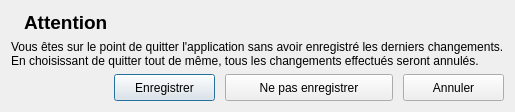
<?xml version="1.0" encoding="UTF-8"?>
<ui version="4.0">
 <class>ExitFormDialog</class>
 <widget class="QDialog" name="ExitFormDialog">
  <property name="geometry">
   <rect>
    <x>0</x>
    <y>0</y>
    <width>514</width>
    <height>151</height>
   </rect>
  </property>
  <property name="sizePolicy">
   <sizepolicy hsizetype="Fixed" vsizetype="Fixed">
    <horstretch>0</horstretch>
    <verstretch>0</verstretch>
   </sizepolicy>
  </property>
  <property name="windowTitle">
   <string>Dialog</string>
  </property>
  <property name="windowIcon">
   <iconset resource="images.qrc">
    <normaloff>:/warning</normaloff>:/warning</iconset>
  </property>
  <layout class="QGridLayout" name="gridLayout" rowstretch="10,30,1">
   <property name="sizeConstraint">
    <enum>QLayout::SetFixedSize</enum>
   </property>
   <item row="0" column="0">
    <widget class="QLabel" name="label">
     <property name="text">
      <string/>
     </property>
     <property name="pixmap">
      <pixmap resource="images.qrc">:/warning</pixmap>
     </property>
     <property name="scaledContents">
      <bool>true</bool>
     </property>
    </widget>
   </item>
   <item row="1" column="0" colspan="3">
    <widget class="QLabel" name="label_2">
     <property name="text">
      <string>Vous êtes sur le point de quitter l'application sans avoir enregistré les derniers changements.&lt;br/&gt;En choisissant de quitter tout de même, tous les changements effectués seront annulés.</string>
     </property>
    </widget>
   </item>
   <item row="2" column="2">
    <layout class="QHBoxLayout" name="horizontalLayout" stretch="3,5,3">
     <property name="spacing">
      <number>10</number>
     </property>
     <item>
      <widget class="QPushButton" name="save">
       <property name="minimumSize">
        <size>
         <width>93</width>
         <height>27</height>
        </size>
       </property>
       <property name="text">
        <string>Enregistrer</string>
       </property>
      </widget>
     </item>
     <item>
      <widget class="QPushButton" name="nosave">
       <property name="minimumSize">
        <size>
         <width>104</width>
         <height>27</height>
        </size>
       </property>
       <property name="text">
        <string>Ne pas enregistrer</string>
       </property>
      </widget>
     </item>
     <item>
      <widget class="QPushButton" name="cancel">
       <property name="minimumSize">
        <size>
         <width>93</width>
         <height>27</height>
        </size>
       </property>
       <property name="text">
        <string>Annuler</string>
       </property>
      </widget>
     </item>
    </layout>
   </item>
   <item row="0" column="1">
    <widget class="QLabel" name="label_3">
     <property name="font">
      <font>
       <pointsize>14</pointsize>
       <weight>75</weight>
       <bold>true</bold>
      </font>
     </property>
     <property name="text">
      <string>Attention</string>
     </property>
    </widget>
   </item>
  </layout>
 </widget>
 <tabstops>
  <tabstop>save</tabstop>
  <tabstop>cancel</tabstop>
  <tabstop>nosave</tabstop>
 </tabstops>
 <resources>
  <include location="images.qrc"/>
 </resources>
 <connections/>
</ui>
